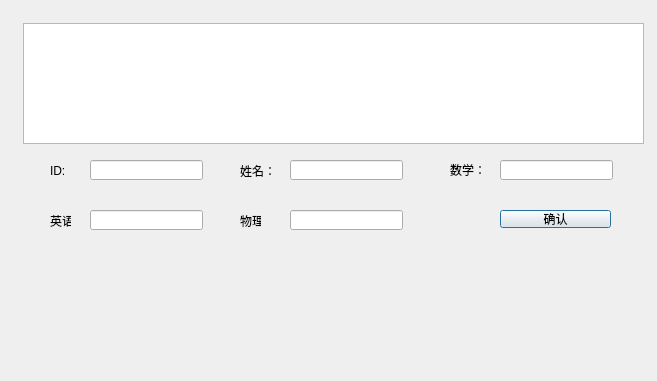
<?xml version="1.0" encoding="UTF-8"?>
<ui version="4.0">
 <class>Dialog_Change2</class>
 <widget class="QDialog" name="Dialog_Change2">
  <property name="geometry">
   <rect>
    <x>0</x>
    <y>0</y>
    <width>657</width>
    <height>381</height>
   </rect>
  </property>
  <property name="windowTitle">
   <string>Dialog</string>
  </property>
  <widget class="QLineEdit" name="ID">
   <property name="geometry">
    <rect>
     <x>90</x>
     <y>160</y>
     <width>113</width>
     <height>20</height>
    </rect>
   </property>
  </widget>
  <widget class="QLabel" name="label">
   <property name="geometry">
    <rect>
     <x>50</x>
     <y>160</y>
     <width>21</width>
     <height>21</height>
    </rect>
   </property>
   <property name="text">
    <string>ID:</string>
   </property>
  </widget>
  <widget class="QLabel" name="label_2">
   <property name="geometry">
    <rect>
     <x>240</x>
     <y>160</y>
     <width>40</width>
     <height>21</height>
    </rect>
   </property>
   <property name="text">
    <string>姓名：</string>
   </property>
  </widget>
  <widget class="QLineEdit" name="Name">
   <property name="geometry">
    <rect>
     <x>290</x>
     <y>160</y>
     <width>113</width>
     <height>20</height>
    </rect>
   </property>
  </widget>
  <widget class="QLabel" name="label_3">
   <property name="geometry">
    <rect>
     <x>450</x>
     <y>160</y>
     <width>40</width>
     <height>20</height>
    </rect>
   </property>
   <property name="text">
    <string>数学：</string>
   </property>
  </widget>
  <widget class="QLineEdit" name="Math">
   <property name="geometry">
    <rect>
     <x>500</x>
     <y>160</y>
     <width>113</width>
     <height>20</height>
    </rect>
   </property>
  </widget>
  <widget class="QLineEdit" name="Eng">
   <property name="geometry">
    <rect>
     <x>90</x>
     <y>210</y>
     <width>113</width>
     <height>20</height>
    </rect>
   </property>
  </widget>
  <widget class="QLabel" name="label_4">
   <property name="geometry">
    <rect>
     <x>50</x>
     <y>210</y>
     <width>21</width>
     <height>21</height>
    </rect>
   </property>
   <property name="text">
    <string>英语：</string>
   </property>
  </widget>
  <widget class="QLineEdit" name="Phy">
   <property name="geometry">
    <rect>
     <x>290</x>
     <y>210</y>
     <width>113</width>
     <height>20</height>
    </rect>
   </property>
  </widget>
  <widget class="QLabel" name="label_5">
   <property name="geometry">
    <rect>
     <x>240</x>
     <y>210</y>
     <width>21</width>
     <height>21</height>
    </rect>
   </property>
   <property name="text">
    <string>物理：</string>
   </property>
  </widget>
  <widget class="QPushButton" name="pushButton">
   <property name="geometry">
    <rect>
     <x>500</x>
     <y>210</y>
     <width>111</width>
     <height>18</height>
    </rect>
   </property>
   <property name="text">
    <string>确认</string>
   </property>
  </widget>
  <widget class="QTextEdit" name="textEdit">
   <property name="geometry">
    <rect>
     <x>23</x>
     <y>23</y>
     <width>621</width>
     <height>121</height>
    </rect>
   </property>
  </widget>
 </widget>
 <resources/>
 <connections/>
</ui>
